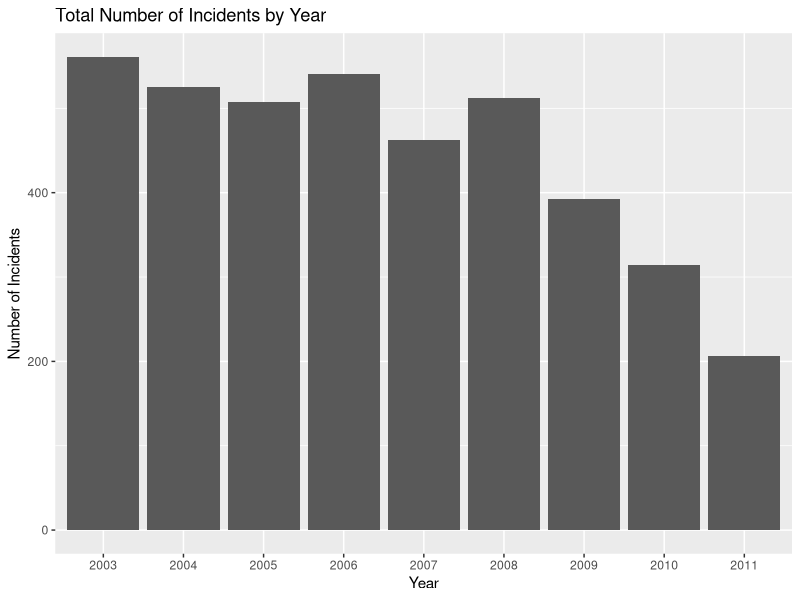

The R source for this figure:
library (ggplot2)

nychom <- read.table("map_feed_incidents.txt", header=TRUE, sep="\t")

year <- nychom$year

names(nychom)
head(nychom)

qplot(factor(year), data=nychom, geom="bar", main="Total Number of Incidents by Year", xlab="Year", ylab="Number of Incidents")

theme_set(theme_bw(18))

